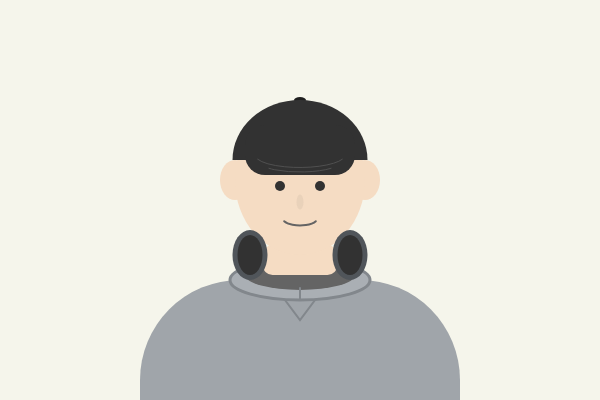
Frame 1 (no input)
Frame 2 (the mouse pressed at the canvas centre, redrawn once): identical to frame 1, image omitted

The p5.js sketch that drew this single still picture (run headless with seeded random() and noise() and a simulated clock; the mouse was pressed at the canvas centre and the sketch redrawn once):

// p5.js sketch
// ── sketch.js
function setup() {
  createCanvas(600, 400);
  noLoop();
}

function draw() {
  background(245, 245, 235);

  //옷
  noStroke();
  fill(160, 165, 170); 
  rectMode(CENTER);
  rect(300, 380, 320, 200, 100, 100, 0, 0); 

  stroke(130, 135, 140);
  strokeWeight(3);
  fill(170, 175, 180);
  ellipse(300, 280, 140, 40); 
  
  noStroke();
  fill(100);
  ellipse(300, 275, 110, 30);

  stroke(130, 135, 140);
  strokeWeight(2);
  noFill();
  triangle(285, 300, 315, 300, 300, 320);
  line(300, 288, 300, 300); 

  //목
  let skinTone = color(245, 220, 195);
  fill(skinTone);
  noStroke();
  rect(300, 260, 75, 30, 10); 

  //귀
  fill(skinTone);
  ellipse(235, 180, 30, 40); 
  ellipse(365, 180, 30, 40); 

  //얼굴
  fill(skinTone);
  noStroke();
  ellipse(300, 180, 130, 150); 

  //코
  fill(50, 15); 
  ellipse(300, 202, 7, 15);

  //헤드폰
  fill(80, 85, 90);
  noStroke();
  ellipse(250, 255, 35, 50); 
  ellipse(350, 255, 35, 50); 
  fill(50);
  ellipse(250, 255, 25, 40);
  ellipse(350, 255, 25, 40);

  //모자
  fill(30);
  ellipse(300, 100, 12, 6);
  fill(50);
  noStroke();
  arc(300, 160, 135, 120, PI, TWO_PI); 
  rect(300, 150, 110, 50, 20);
  noFill();
  stroke(80);
  strokeWeight(1);
  arc(300, 155, 90, 25, 0.1, PI-0.1);
  arc(300, 162, 80, 20, 0.2, PI-0.2);

  //눈
  fill(50);
  noStroke();
  ellipse(280, 186, 10, 10);
  ellipse(320, 186, 10, 10);

  //입
  noFill();
  stroke(100);
  strokeWeight(2);
  arc(300, 218, 35, 15, 0.2, PI-0.2);
}
